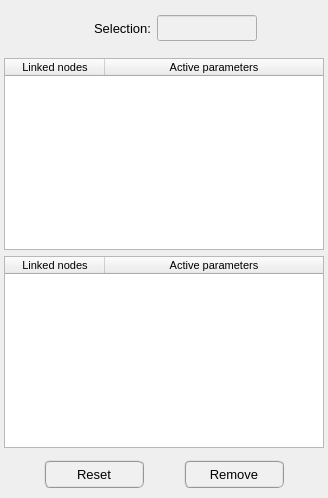
           <widget class="QWidget" name="tab_remove_2">
            <property name="font">
             <font>
              <family>MS UI Gothic</family>
             </font>
            </property>
            <attribute name="title">
             <string>Remove</string>
            </attribute>
            <layout class="QGridLayout" name="gridLayout_20">
             <property name="leftMargin">
              <number>4</number>
             </property>
             <property name="topMargin">
              <number>4</number>
             </property>
             <property name="rightMargin">
              <number>4</number>
             </property>
             <property name="bottomMargin">
              <number>4</number>
             </property>
             <item row="1" column="0">
              <widget class="QTreeWidget" name="treeWidget_nodal_links_stiffness">
               <property name="minimumSize">
                <size>
                 <width>320</width>
                 <height>120</height>
                </size>
               </property>
               <property name="maximumSize">
                <size>
                 <width>460</width>
                 <height>260</height>
                </size>
               </property>
               <property name="font">
                <font>
                 <family>MS Shell Dlg 2</family>
                 <pointsize>8</pointsize>
                </font>
               </property>
               <property name="frameShape">
                <enum>QFrame::StyledPanel</enum>
               </property>
               <property name="frameShadow">
                <enum>QFrame::Sunken</enum>
               </property>
               <property name="indentation">
                <number>0</number>
               </property>
               <column>
                <property name="text">
                 <string>Linked nodes</string>
                </property>
                <property name="textAlignment">
                 <set>AlignCenter</set>
                </property>
               </column>
               <column>
                <property name="text">
                 <string>Active parameters</string>
                </property>
                <property name="textAlignment">
                 <set>AlignCenter</set>
                </property>
               </column>
              </widget>
             </item>
             <item row="2" column="0">
              <widget class="QTreeWidget" name="treeWidget_nodal_links_damping">
               <property name="minimumSize">
                <size>
                 <width>320</width>
                 <height>120</height>
                </size>
               </property>
               <property name="maximumSize">
                <size>
                 <width>460</width>
                 <height>260</height>
                </size>
               </property>
               <property name="font">
                <font>
                 <family>MS Shell Dlg 2</family>
                 <pointsize>8</pointsize>
                </font>
               </property>
               <property name="frameShape">
                <enum>QFrame::StyledPanel</enum>
               </property>
               <property name="frameShadow">
                <enum>QFrame::Sunken</enum>
               </property>
               <property name="indentation">
                <number>0</number>
               </property>
               <column>
                <property name="text">
                 <string>Linked nodes</string>
                </property>
                <property name="textAlignment">
                 <set>AlignCenter</set>
                </property>
               </column>
               <column>
                <property name="text">
                 <string>Active parameters</string>
                </property>
                <property name="textAlignment">
                 <set>AlignCenter</set>
                </property>
               </column>
              </widget>
             </item>
             <item row="3" column="0">
              <widget class="QFrame" name="frame_buttons_2">
               <property name="minimumSize">
                <size>
                 <width>0</width>
                 <height>40</height>
                </size>
               </property>
               <property name="maximumSize">
                <size>
                 <width>16777215</width>
                 <height>40</height>
                </size>
               </property>
               <property name="frameShape">
                <enum>QFrame::NoFrame</enum>
               </property>
               <property name="frameShadow">
                <enum>QFrame::Raised</enum>
               </property>
               <layout class="QGridLayout" name="gridLayout_21">
                <property name="leftMargin">
                 <number>0</number>
                </property>
                <property name="topMargin">
                 <number>0</number>
                </property>
                <property name="rightMargin">
                 <number>0</number>
                </property>
                <property name="bottomMargin">
                 <number>0</number>
                </property>
                <property name="spacing">
                 <number>0</number>
                </property>
                <item row="0" column="0">
                 <widget class="QPushButton" name="pushButton_reset_2">
                  <property name="minimumSize">
                   <size>
                    <width>100</width>
                    <height>28</height>
                   </size>
                  </property>
                  <property name="maximumSize">
                   <size>
                    <width>100</width>
                    <height>28</height>
                   </size>
                  </property>
                  <property name="font">
                   <font>
                    <pointsize>10</pointsize>
                   </font>
                  </property>
                  <property name="styleSheet">
                   <string notr="true">QPushButton{border-radius: 6px; border-color: rgb(150, 150, 150); border-style: ridge; border-width: 2px; color: rgb(0, 0, 0); background-color: rgb(240, 240, 240)}
QPushButton:hover{border-radius: 6px; border-color: rgb(0, 170, 255); border-style: ridge; border-width: 2px; color: rgb(0, 0, 0); background-color: rgba(174, 213, 255, 100)}
QPushButton:pressed{border-radius: 6px; border-color: rgb(0, 170, 255); border-style: ridge; border-width: 2px; color: rgb(0, 0, 0); background-color: rgb(174, 213, 255)}
QPushButton:disabled{border-radius: 6px; border-color: rgb(150, 150, 150); border-style: ridge; border-width: 0px; color: rgb(150,150, 150); background-color: rgb(220, 220, 220)}</string>
                  </property>
                  <property name="text">
                   <string>Reset</string>
                  </property>
                  <property name="flat">
                   <bool>false</bool>
                  </property>
                 </widget>
                </item>
                <item row="0" column="1">
                 <widget class="QPushButton" name="pushButton_remove_2">
                  <property name="minimumSize">
                   <size>
                    <width>100</width>
                    <height>28</height>
                   </size>
                  </property>
                  <property name="maximumSize">
                   <size>
                    <width>100</width>
                    <height>28</height>
                   </size>
                  </property>
                  <property name="font">
                   <font>
                    <pointsize>10</pointsize>
                   </font>
                  </property>
                  <property name="styleSheet">
                   <string notr="true">QPushButton{border-radius: 6px; border-color: rgb(150, 150, 150); border-style: ridge; border-width: 2px; color: rgb(0, 0, 0); background-color: rgb(240, 240, 240)}
QPushButton:hover{border-radius: 6px; border-color: rgb(0, 170, 255); border-style: ridge; border-width: 2px; color: rgb(0, 0, 0); background-color: rgba(174, 213, 255, 100)}
QPushButton:pressed{border-radius: 6px; border-color: rgb(0, 170, 255); border-style: ridge; border-width: 2px; color: rgb(0, 0, 0); background-color: rgb(174, 213, 255)}
QPushButton:disabled{border-radius: 6px; border-color: rgb(150, 150, 150); border-style: ridge; border-width: 0px; color: rgb(150,150, 150); background-color: rgb(220, 220, 220)}</string>
                  </property>
                  <property name="text">
                   <string>Remove</string>
                  </property>
                 </widget>
                </item>
               </layout>
              </widget>
             </item>
             <item row="0" column="0">
              <widget class="QFrame" name="frame">
               <property name="minimumSize">
                <size>
                 <width>0</width>
                 <height>48</height>
                </size>
               </property>
               <property name="frameShape">
                <enum>QFrame::NoFrame</enum>
               </property>
               <property name="frameShadow">
                <enum>QFrame::Raised</enum>
               </property>
               <layout class="QGridLayout" name="gridLayout_16">
                <property name="leftMargin">
                 <number>4</number>
                </property>
                <property name="topMargin">
                 <number>4</number>
                </property>
                <property name="rightMargin">
                 <number>4</number>
                </property>
                <property name="bottomMargin">
                 <number>4</number>
                </property>
                <item row="0" column="2">
                 <widget class="QLineEdit" name="lineEdit_selection">
                  <property name="enabled">
                   <bool>false</bool>
                  </property>
                  <property name="minimumSize">
                   <size>
                    <width>100</width>
                    <height>26</height>
                   </size>
                  </property>
                  <property name="maximumSize">
                   <size>
                    <width>100</width>
                    <height>26</height>
                   </size>
                  </property>
                  <property name="focusPolicy">
                   <enum>Qt::ClickFocus</enum>
                  </property>
                  <property name="styleSheet">
                   <string notr="true">QLineEdit{color: rgb(0, 0, 0); background-color: rgb(250, 250, 250)}
QLineEdit:disabled{color: rgb(100, 100, 100); background-color: rgb(240, 240, 240)}</string>
                  </property>
                  <property name="alignment">
                   <set>Qt::AlignCenter</set>
                  </property>
                 </widget>
                </item>
                <item row="0" column="0">
                 <spacer name="horizontalSpacer_11">
                  <property name="orientation">
                   <enum>Qt::Horizontal</enum>
                  </property>
                  <property name="sizeHint" stdset="0">
                   <size>
                    <width>40</width>
                    <height>20</height>
                   </size>
                  </property>
                 </spacer>
                </item>
                <item row="0" column="1">
                 <widget class="QLabel" name="label_first_node_id_2">
                  <property name="minimumSize">
                   <size>
                    <width>80</width>
                    <height>26</height>
                   </size>
                  </property>
                  <property name="maximumSize">
                   <size>
                    <width>80</width>
                    <height>26</height>
                   </size>
                  </property>
                  <property name="font">
                   <font>
                    <family>MS Shell Dlg 2</family>
                    <pointsize>10</pointsize>
                    <weight>50</weight>
                    <bold>false</bold>
                   </font>
                  </property>
                  <property name="text">
                   <string>Selection:</string>
                  </property>
                  <property name="alignment">
                   <set>Qt::AlignRight|Qt::AlignTrailing|Qt::AlignVCenter</set>
                  </property>
                 </widget>
                </item>
                <item row="0" column="3">
                 <spacer name="horizontalSpacer_12">
                  <property name="orientation">
                   <enum>Qt::Horizontal</enum>
                  </property>
                  <property name="sizeHint" stdset="0">
                   <size>
                    <width>40</width>
                    <height>20</height>
                   </size>
                  </property>
                 </spacer>
                </item>
               </layout>
              </widget>
             </item>
            </layout>
           </widget>
